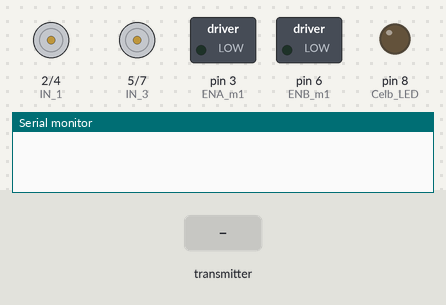
A sketch run on a simulated Arduino Uno, built with avr-gcc and run on an emulated ATmega328P. Shown: motor-driver pin pairs drawn as motors (green arrow = first pin HIGH = forward, orange = second pin HIGH = backward, longer = more drive), switched loads named in the sketch (green lamp = pin HIGH), output pins drawn as LEDs (lit = HIGH), the last lines printed to the serial monitor. Inputs (shaded band) come from the test bench. No radio packets arrive unless stated.

Above: at 1.2 s.
1.3 s: the transmitter starts sending data.0 = 0
At 1.8 s:
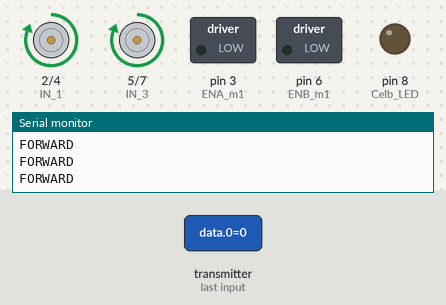
2.8 s: the transmitter starts sending data.3 = 256
At 4.0 s:
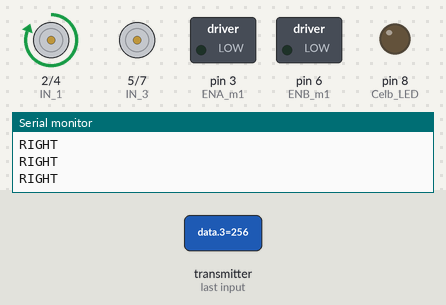
4.3 s: the transmitter starts sending data.4 = 256
At 5.3 s:
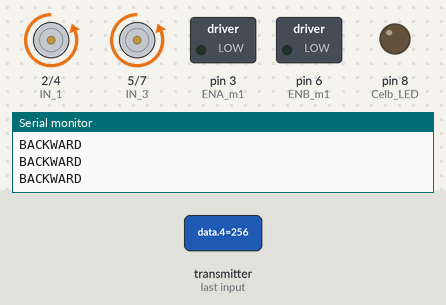
5.8 s: the transmitter starts sending data.5 = 256
At 6.5 s:
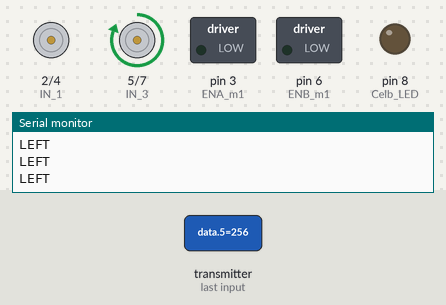
7.3 s: the transmitter starts sending data.5 = 0
At 7.6 s:
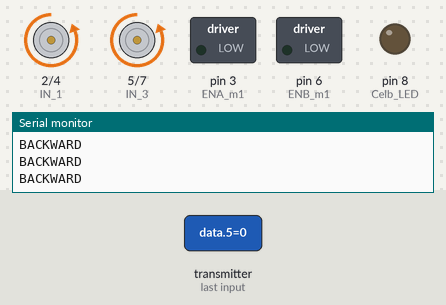
8.8 s: the transmitter starts sending data.5 = 512
At 9.9 s:
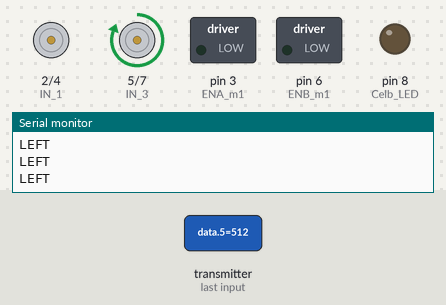
Timing chart, 0 to 11.3 s (numbered marks = the images above; inputs shaded):
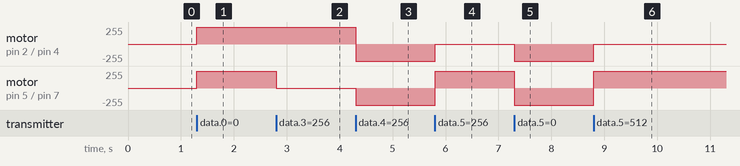

Measured:
- after the input at 1.3 s, motor on pin 2 (IN_1) / pin 4 (IN_2), motor on pin 5 (IN_3) / pin 7 (IN_4): stopped → forward 255/255 at once
- after the input at 2.8 s, motor on pin 5 (IN_3) / pin 7 (IN_4): forward 255/255 → stopped at once
- after the input at 4.3 s, motor on pin 2 (IN_1) / pin 4 (IN_2): forward 255/255 → backward 255/255 at once; motor on pin 5 (IN_3) / pin 7 (IN_4): stopped → backward 255/255 at once
- after the input at 5.8 s, motor on pin 2 (IN_1) / pin 4 (IN_2): backward 255/255 → stopped at once; motor on pin 5 (IN_3) / pin 7 (IN_4): backward 255/255 → forward 255/255 at once
- after the input at 7.3 s, motor on pin 2 (IN_1) / pin 4 (IN_2): stopped → backward 255/255 at once; motor on pin 5 (IN_3) / pin 7 (IN_4): forward 255/255 → backward 255/255 at once
- after the input at 8.8 s, motor on pin 2 (IN_1) / pin 4 (IN_2): backward 255/255 → stopped at once; motor on pin 5 (IN_3) / pin 7 (IN_4): backward 255/255 → forward 255/255 at once

The sketch:

RC_Robot_V2_with_Sheild.ino
```cpp
/* JoyStick module receiver code
  - CONNECTIONS: nRF24L01 Modules See:
   1 - GND
   2 - VCC 3.3V !!! NOT 5V
   3 - CE to Arduino pin 6
   4 - CSN to Arduino pin 8
   5 - SCK to Arduino pin 13
   6 - MOSI to Arduino pin 11
   7 - MISO to Arduino pin 12
   8 - UNUSED

  Symbol Used
  Bt = Bluetooth
  Rd = Radio
  Celb = Celebration

*/
#include <SPI.h>
#include <nRF24L01.h>
#include <RF24.h>

//Radio Configuration
#define CE_PIN   9
#define CSN_PIN 10

//Celebration LED Configuration
#define Celb_LED    8

//MotoR Driver Configuration
#define ENA_m1 3         // ENA_m1 enable/speed motor Front Right
#define ENB_m1 6         // ENA_m1 enable/speed motor Back Right

#define IN_1  2          // L298N #1 in 1 motor Right
#define IN_2  4          // L298N #1 in 2 motor Right

#define IN_3  5          // L298N #2 in 3 motor Left
#define IN_4  7          // L298N #2 in 4 motor Left

//System Constant Vaiables
const uint64_t pipe = 0xE8E8F0F0E1LL;
const int std_high = 600;
const int std_low = 300;

// System Variables & Objects
RF24 radio(CE_PIN, CSN_PIN);

int data[9];
int xAxis, yAxis;
char command;

// the Six btn variables from joystick
int btnUp;
int btnRight;
int btnDown;
int btnLeft;
int btnPush;
int btnE;
int btnF;

// Conntrol Functions
void forward()
{
  digitalWrite(IN_1, HIGH);
  digitalWrite(IN_2, LOW);

  digitalWrite(IN_3, HIGH);
  digitalWrite(IN_4, LOW);

  Serial.println("FORWARD");

}

void backward()
{
  digitalWrite(IN_1, LOW);
  digitalWrite(IN_2, HIGH);

  digitalWrite(IN_3, LOW);
  digitalWrite(IN_4, HIGH);

  Serial.println("BACKWARD");
}

void left()
{
  digitalWrite(IN_1, LOW);
  digitalWrite(IN_2, LOW);

  digitalWrite(IN_3, HIGH);
  digitalWrite(IN_4, LOW);

  Serial.println("LEFT");
}

void right()
{
  digitalWrite(IN_1, HIGH);
  digitalWrite(IN_2, LOW);

  digitalWrite(IN_3, LOW);
  digitalWrite(IN_4, LOW);

  Serial.println("RIGHT");
}

void stop()
{
  digitalWrite(IN_1, LOW);
  digitalWrite(IN_2, LOW);

  digitalWrite(IN_3, LOW);
  digitalWrite(IN_4, LOW);

  Serial.println("STOP");
}

void celebration()
{
  digitalWrite(Celb_LED, HIGH);
  delay(3000);
  digitalWrite(Celb_LED, LOW);

  Serial.println("CELEBRATION");
}

void RdControl ()
{
  if ( radio.available())
  {
    radio.read( data, sizeof(data) );
    xAxis = data[0];
    yAxis = data[1];
    // Key btn Controls
    btnPush  = data[2]; //PUSH
    btnUp    = data[3]; //A
    btnRight = data[4]; //B
    btnDown  = data[5]; //C
    btnLeft  = data[6]; //D
    btnE  = data[7];  //E
    btnF  = data[8];  //F

    for (int i = 0; i < 9; i++ ) {
      Serial.print("Value (");
      Serial.print(i);
      Serial.print(") : ");
      Serial.println(data[i]);
    }
    Serial.println("----------------------------");


    // Buttons Responses
    if ( btnUp == LOW || btnRight == LOW ||
         btnDown == LOW || btnLeft == LOW )
    {
      if (btnUp == LOW)
        forward();

      else if (btnRight == LOW)
        right();

      else if (btnDown == LOW)
        backward();

      else if (btnLeft == LOW)
        left();

      else
        stop();
    }

    else if (btnPush == LOW)
    {
      celebration();
    }

    else
    {
      if (xAxis > std_high)
        right();

      else if (xAxis < std_low)
        left();

      else if (yAxis > std_high)
        forward();

      else if (yAxis < std_low)
        backward();

      else if ((yAxis > std_low && yAxis < std_high) && (xAxis > std_low && xAxis < std_high) )
        stop();

      else
        stop();
    }
  }
}

/*void BtControl()
  {
  command = Serial.read();
  switch (command)
  {
    case 'F' : forward();
      break;

    case 'B' : backward();
      //Serial.println("BACKWARD");
      break;

    case 'L' : left();
      //Serial.println("LEFT");
      break;

    case 'R' : right();
      //Serial.println("RIGHT");
      break;

    case 'S' : stop();
      //Serial.println("STOP");
      break;

    default : stop();
      //Serial.println("Stop");
      break;
  }
  }
*/
void setup()
{
  pinMode(Celb_LED, OUTPUT);

  pinMode(ENA_m1, OUTPUT);
  pinMode(ENB_m1, OUTPUT);

  pinMode(IN_1, OUTPUT);
  pinMode(IN_2, OUTPUT);
  pinMode(IN_3, OUTPUT);
  pinMode(IN_4, OUTPUT);

  Serial.begin(9600);
  radio.begin();
  radio.openReadingPipe(1, pipe);
  radio.startListening();
}

void loop() {
  if (radio.available()) // When Receiving Data from Radio
  {
    radio.read( data, sizeof(data) );
    xAxis = data[0];
    yAxis = data[1];
    // Key btn Controls
    btnPush  = data[2]; //PUSH
    btnUp    = data[3]; //A
    btnRight = data[4]; //B
    btnDown  = data[5]; //C
    btnLeft  = data[6]; //D
    btnE  = data[7];  //E
    btnF  = data[8];  //F

    /*for(int i =0; i<9; i++ ){
      Serial.print("Value (");
      Serial.print(i);
      Serial.print(") : ");
      Serial.println(data[i]);
      }
      Serial.println("----------------------------");
    */

    // Buttons Responses
    if ( btnUp == LOW || btnRight == LOW ||
         btnDown == LOW || btnLeft == LOW )
    {
      if (btnUp == LOW)
        forward();

      else if (btnRight == LOW)
        right();

      else if (btnDown == LOW)
        backward();

      else if (btnLeft == LOW)
        left();

      else
        stop();
    }

    else if (btnPush == LOW)
    {
      celebration();
    }

    else
    {
      if (xAxis > std_high)
        right();

      else if (xAxis < std_low)
        left();

      else if (yAxis > std_high)
        forward();

      else if (yAxis < std_low)
        backward();

      else if ((yAxis > std_low && yAxis < std_high) && (xAxis > std_low && xAxis < std_high) )
        stop();

      else
        stop();
    }
  }

//if (Serial.available()) // When Receiving Data from Bluetooth
//BtControl();
}
```
